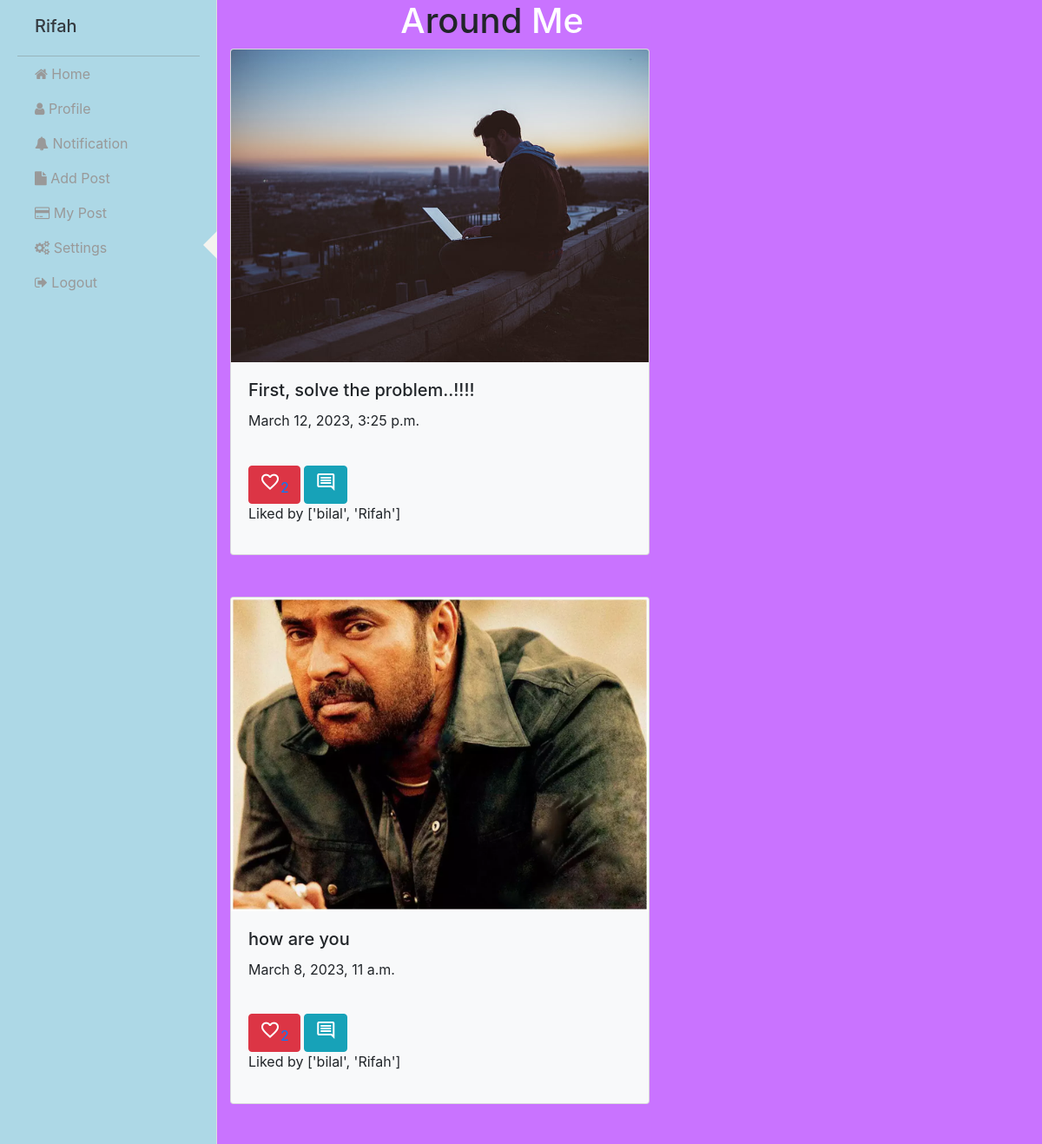
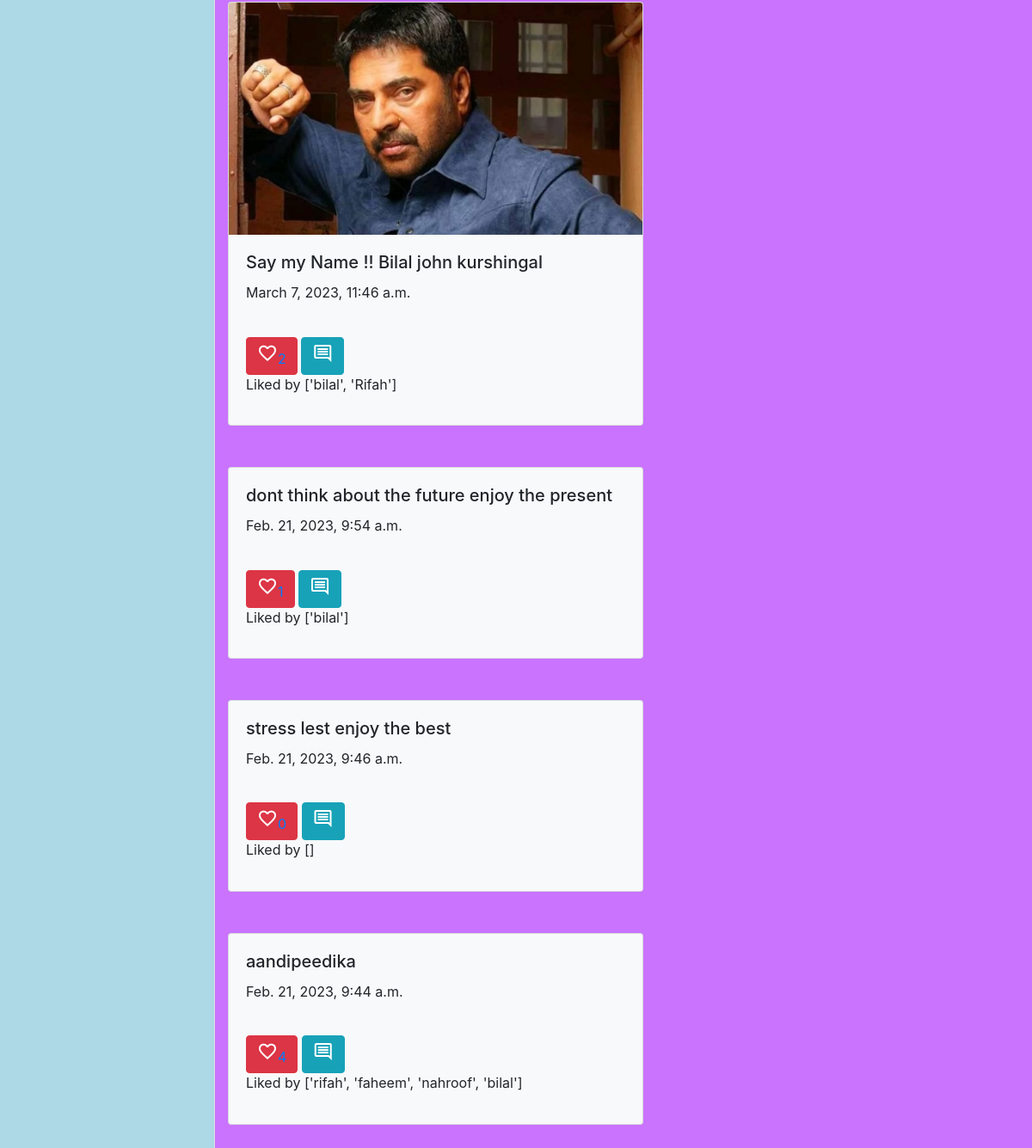
The app's page /user/uhome (signed in) with its own data (2 pictures, top to bottom).
### user/models.py (models this page shows)
class Posts(models.Model):
    image=models.ImageField(upload_to="posted_images",null=True)
    caption=models.CharField(max_length=500)
    datetime=models.DateTimeField(auto_now_add=True)
    user=models.ForeignKey(User,on_delete=models.CASCADE,related_name="p_user")
    likes=models.ManyToManyField(User,related_name="l_user")
    @property
    def cntlikes(self):
        return self.likes
    @property
    def likedusers(self):
     lk=self.likes.all()
     users=[u.first_name for u in lk]
     return users

### user/views.py (the view, shortened to what this page needs)
# urls.py: path('uhome',mainhome.as_view(),name="uh1"),
class mainhome(CreateView):
    template_name="userhome.html"
    form_class=PostForm
    model=Posts
    success_url=reverse_lazy("uh1")
    def get_context_data(self, **kwargs):
        context=super().get_context_data(**kwargs)
        context["data"]=Posts.objects.all().order_by('-datetime')
        context["cform"]=CommentForm()
        context["comments"]=Comments.objects.all()
        return context

### user/templates/userhome.html (shortened to what this page needs)
{% extends 'nav.html' %}
{%block side %}
    <h1 class=" text-center"><span>A</span>round <span>Me</span></h1>
      {%for i in data%}
      <div class="card mb-5 bg-light" style="width: 80%;">
        {% if i.image %}
        <img class="card-img-top" src="{{i.image.url}}" alt="Card image cap">
        {%endif%}
        <div class="card-body">
          <h5 class="card-title">{{ i.caption}}</h5>
          <p class="card-text">{{ i.datetime}}</p>
        </div>
        <div class="card-body">
          <a href="{% url 'alike' i.id %}"><button class="btn btn-danger " type="button" data-toggle="collapse" data-target="#l{{i.id}}" aria-expanded="false" aria-controls="collapseExample">
            <span class="material-symbols-outlined">
              </span>{{i.cntlikes.count}}</a>
          <button class="btn btn-info" type="button" data-toggle="collapse" data-target="#c{{i.id}}" aria-expanded="false" aria-controls="collapseExample">
            <span class="material-symbols-outlined">
              </span>
          </button><p>Liked by {{i.likedusers}}</p>
        </div>
      </div>
      {%endfor%}
         {%endblock%}

### user/templates/nav.html (shortened to what this page needs)
 <!doctype html>
{% load static %}
<html lang="en">
  <head>
    <link rel="stylesheet" href="{% static 'nav1.css' %}">
    <link rel="stylesheet" href="{% static 'style2.css' %}">
    <link rel="stylesheet" href="https://stackpath.bootstrapcdn.com/bootstrap/4.3.1/css/bootstrap.min.css">
  </head>
  <body>
    <link href="https://maxcdn.bootstrapcdn.com/font-awesome/4.3.0/css/font-awesome.min.css" rel="stylesheet">
    <div id="wrapper" class="wrapper-content">
    <div id="sidebar-wrapper">
        <ul class="sidebar-nav">
            <li class="sidebar-brand">
              <h5><a href="" class="text-dark"> {{request.user.first_name}}</a></h5>
            </li>
            <li>
                <a href="{% url 'uh1' %}" ><i class="fa fa-home"></i> Home</a>
            </li>
            <li>
                <a href="{% url 'prof' %}"><i class="fa fa-user"></i>  Profile</a>
            </li>
            <li>
                <a href="#"><i class="fa fa-bell"></i> Notification</a>
            </li>
            <li>
                <a href="{% url 'apost' %}"><i class="fa fa-file"></i> Add Post</a>
            </li>
            <li>
                <a href="{% url 'vlog' %}"><i class="fa fa-credit-card"></i> My Post</a>
            </li>
            <li class="active">
                <a href="#"><i class="fa fa-gears"></i> Settings</a>
            </li>
            <li>
                <a href="{% url 'login' %}"><i class="fa fa-sign-out"></i> Logout</a>
            </li>
            </ul>
            </div>
            <div class="col-lg-8">
                {% block side %} {% endblock %}
            </div>
            </div>
        </body>
        </html>

### user/static/nav1.css (style rules this page uses)
#sidebar-wrapper { z-index: 1000; position: fixed; left: 250px; width: 0; height: 100%; margin-left: -250px; overflow-y: auto; background:lightblue; -webkit-transition: all 0.5s ease; -moz-transition: all 0.5s ease; -o-transition: all 0.5s ease; transition: all 0.5s ease; }
#sidebar-wrapper { box-shadow: inset -1px 0px 0px 0px #DDDDDD; }
.sidebar-nav { position: absolute; top: 0; width: 250px; margin: 0; padding: 0; list-style: none; }
.sidebar-nav li { text-indent: 20px; line-height: 40px; }
.sidebar-nav li a { display: block; text-decoration: none; color: #999999; }
.sidebar-nav > .sidebar-brand { height: 65px; font-size: 18px; line-height: 60px; }
.sidebar-nav > .sidebar-brand a { color: #999999; }
@media (min-width:768px) { #wrapper { padding-left: 250px; } }
@media (min-width:768px) { #sidebar-wrapper { width: 250px; } }
#sidebar-wrapper li.active > a:after { border-right: 17px solid #f4f3ef; border-top: 17px solid transparent; border-bottom: 17px solid transparent; content: ""; display: inline-block; position: absolute; right: -1px; }
.sidebar-brand { border-bottom: 1px solid rgba(102, 97, 91, 0.3); }
.sidebar-brand { padding: 18px 0px; margin: 0 20px; }
p { font-size: 16px; line-height: 1.4em; }

### user/static/style2.css (style rules this page uses)
body { background: rgb(2,0,36); background: linear-gradient(#c973FF,#c973FF); }

### user/templates/userhome.html (style rules this page uses)
span { color:white; }

### records on screen
Posts: image (picture), caption "First, solve the problem..!!!!", datetime "March 12, 2023, 3:25 p.m.", likedusers "['bilal', 'Rifah']"
Posts: image (picture), caption "how are you", datetime "March 8, 2023, 11 a.m.", likedusers "['bilal', 'Rifah']"
Posts: image (picture), caption "Say my Name !! Bilal john kurshingal", datetime "March 7, 2023, 11:46 a.m.", likedusers "['bilal', 'Rifah']"
Posts: caption "dont think about the future enjoy the present", datetime "Feb. 21, 2023, 9:54 a.m.", likedusers "['bilal']"
Posts: caption "stress lest enjoy the best", datetime "Feb. 21, 2023, 9:46 a.m.", likedusers "[]"
Posts: caption "aandipeedika", datetime "Feb. 21, 2023, 9:44 a.m.", likedusers "['rifah', 'faheem', 'nahroof', 'bilal']"

### other values on screen
{{ request.user.first_name }} "Rifah"
